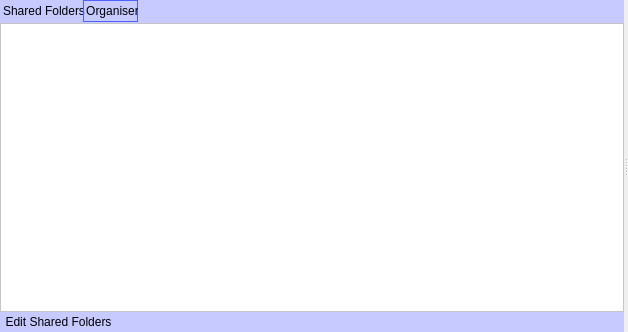
<?xml version="1.0" encoding="UTF-8"?>
<ui version="4.0">
 <class>widgetLibrary</class>
 <widget class="QWidget" name="widgetLibrary">
  <property name="geometry">
   <rect>
    <x>0</x>
    <y>0</y>
    <width>628</width>
    <height>332</height>
   </rect>
  </property>
  <property name="windowTitle">
   <string>Form</string>
  </property>
  <layout class="QVBoxLayout" name="verticalLayout">
   <property name="spacing">
    <number>0</number>
   </property>
   <property name="margin">
    <number>0</number>
   </property>
   <item>
    <widget class="QSplitter" name="splitter">
     <property name="orientation">
      <enum>Qt::Horizontal</enum>
     </property>
     <widget class="QFrame" name="frameLibraryNavigator">
      <property name="minimumSize">
       <size>
        <width>210</width>
        <height>0</height>
       </size>
      </property>
      <property name="styleSheet">
       <string notr="true">QFrame {
	 background-color: rgb(199, 202, 255);
}

QToolButton {
    border: 1px solid transparent;
    background-color: transparent;
}

 QToolButton:pressed {
     background-color: qlineargradient(x1: 0, y1: 0, x2: 0, y2: 1,
                                       stop: 0 #dadbde, stop: 1 #f6f7fa);
 }

QToolButton:checked {
     border: 1px solid rgb(78, 96, 255);
     background-color: qlineargradient(x1: 0, y1: 0, x2: 0, y2: 1,
                                       stop: 0 #dadbde, stop: 1 #f6f7fa);
}

 QToolButton:hover {
     border: 1px solid rgb(78, 96, 255);
     background-color: qlineargradient(x1: 0, y1: 0, x2: 0, y2: 1,
                                       stop: 0 #dadbde, stop: 1 #f6f7fa);
 }</string>
      </property>
      <property name="frameShape">
       <enum>QFrame::NoFrame</enum>
      </property>
      <property name="frameShadow">
       <enum>QFrame::Raised</enum>
      </property>
      <layout class="QGridLayout" name="gridLayout_10">
       <property name="margin">
        <number>0</number>
       </property>
       <property name="spacing">
        <number>0</number>
       </property>
       <item row="0" column="0" colspan="2">
        <widget class="QTabWidget" name="tabWidgetLibraryNavigator">
         <property name="sizePolicy">
          <sizepolicy hsizetype="Preferred" vsizetype="Expanding">
           <horstretch>0</horstretch>
           <verstretch>0</verstretch>
          </sizepolicy>
         </property>
         <property name="styleSheet">
          <string notr="true">QTabWidget::pane { /* The tab widget frame */
    border-top: 2px transparent;
	top: 1px
 }

 QTabWidget::tab-bar {
	left: 1px;
 }

 /* Style the tab using the tab sub-control. Note that
     it reads QTabBar _not_ QTabWidget */
 QTabBar::tab {
	background:transparent;
	border: transparent;
	min-width: 8ex;
	padding: 3px;
	padding-left: 2px;
	padding-right: -2px;
 }

 QTabBar::tab:selected, QTabBar::tab:hover {
     border: 1px solid rgb(78, 96, 255);
     background-color: qlineargradient(x1: 0, y1: 0, x2: 0, y2: 1,
                                       stop: 0 #dadbde, stop: 1 #f6f7fa);
 }

QTabBar::tab:selected {
     border: 1px solid rgb(78, 96, 255);
     background-color: qlineargradient(x1: 0, y1: 0, x2: 0, y2: 1,
                                       stop: 0 #dadbde, stop: 1 #f6f7fa);
	padding-top: 3px;
 }</string>
         </property>
         <property name="currentIndex">
          <number>1</number>
         </property>
         <widget class="QWidget" name="tabLibraryNavigatorShares">
          <attribute name="icon">
           <iconset resource="Resource.qrc">
            <normaloff>:/Resource/Library/SharedFolders.png</normaloff>:/Resource/Library/SharedFolders.png</iconset>
          </attribute>
          <attribute name="title">
           <string>Shared Folders</string>
          </attribute>
          <layout class="QGridLayout" name="gridLayout_12">
           <property name="margin">
            <number>0</number>
           </property>
           <property name="spacing">
            <number>0</number>
           </property>
           <item row="0" column="0">
            <widget class="QTreeView" name="treeViewLibraryNavigatorShares">
             <property name="sizePolicy">
              <sizepolicy hsizetype="Preferred" vsizetype="Expanding">
               <horstretch>0</horstretch>
               <verstretch>0</verstretch>
              </sizepolicy>
             </property>
             <property name="styleSheet">
              <string notr="true">QTreeView {
	background-color: white;
}</string>
             </property>
            </widget>
           </item>
           <item row="1" column="0">
            <widget class="QComboBox" name="comboBoxLibraryNavigatorSharesFilter"/>
           </item>
          </layout>
         </widget>
         <widget class="QWidget" name="tabLibraryNavigatorOrganiser">
          <attribute name="icon">
           <iconset resource="Resource.qrc">
            <normaloff>:/Resource/Library/Library.png</normaloff>:/Resource/Library/Library.png</iconset>
          </attribute>
          <attribute name="title">
           <string>Organiser</string>
          </attribute>
          <layout class="QGridLayout" name="gridLayout_13">
           <property name="margin">
            <number>0</number>
           </property>
           <property name="spacing">
            <number>0</number>
           </property>
           <item row="0" column="0">
            <widget class="QTreeView" name="treeViewLibraryNavigatorOrganiser">
             <property name="sizePolicy">
              <sizepolicy hsizetype="Preferred" vsizetype="Expanding">
               <horstretch>0</horstretch>
               <verstretch>0</verstretch>
              </sizepolicy>
             </property>
             <property name="styleSheet">
              <string notr="true">QTreeView {
	 background-color: white;
}</string>
             </property>
            </widget>
           </item>
          </layout>
         </widget>
        </widget>
       </item>
       <item row="1" column="0">
        <widget class="QToolButton" name="toolButtonLibraryEditShares">
         <property name="text">
          <string>Edit Shared Folders</string>
         </property>
         <property name="icon">
          <iconset resource="Resource.qrc">
           <normaloff>:/Resource/Library/SharedFolders.png</normaloff>:/Resource/Library/SharedFolders.png</iconset>
         </property>
         <property name="toolButtonStyle">
          <enum>Qt::ToolButtonTextBesideIcon</enum>
         </property>
        </widget>
       </item>
       <item row="1" column="1">
        <spacer name="horizontalSpacerLibraryEditShares">
         <property name="orientation">
          <enum>Qt::Horizontal</enum>
         </property>
         <property name="sizeHint" stdset="0">
          <size>
           <width>0</width>
           <height>20</height>
          </size>
         </property>
        </spacer>
       </item>
      </layout>
     </widget>
     <widget class="QFrame" name="frameLibraryView">
      <property name="frameShape">
       <enum>QFrame::NoFrame</enum>
      </property>
      <property name="frameShadow">
       <enum>QFrame::Raised</enum>
      </property>
      <layout class="QVBoxLayout" name="verticalLayoutLibraryView">
       <property name="spacing">
        <number>0</number>
       </property>
       <property name="margin">
        <number>0</number>
       </property>
      </layout>
     </widget>
    </widget>
   </item>
  </layout>
 </widget>
 <resources>
  <include location="Resource.qrc"/>
 </resources>
 <connections/>
</ui>
